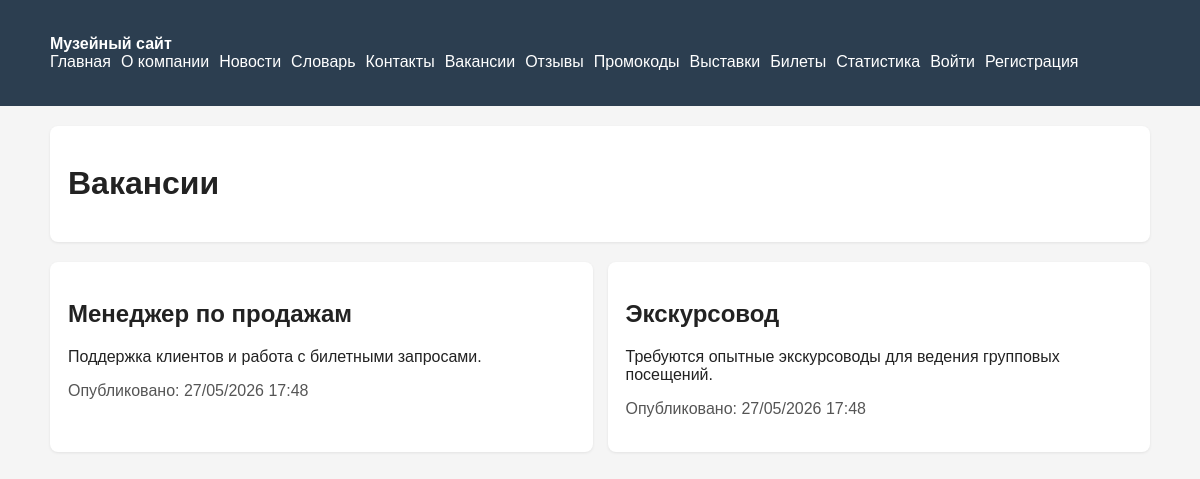
Page /vacancies/ on the committed database.
### museum/models.py (models this page shows, shortened)
class Vacancy(models.Model):
    title = models.CharField(max_length=200)
    description = models.TextField()
    published_at = models.DateTimeField(auto_now_add=True)
    is_active = models.BooleanField(default=True)

### museum/views.py (the view)
# urls.py: path("vacancies/", vacancies_view, name="vacancies"),
def vacancies_view(request):
    vacancies = Vacancy.objects.filter(is_active=True).order_by("-published_at")
    return render(request, "museum/vacancies.html", {"vacancies": vacancies})

### templates/museum/vacancies.html (shortened to what this page needs)
{% extends 'base.html' %}
{% block content %}
<div class="panel">
    <h1>Вакансии</h1>
</div>
<div class="grid">
    {% for vacancy in vacancies %}
        <div class="panel">
            <h2>{{ vacancy.title }}</h2>
            <p>{{ vacancy.description }}</p>
            <p class="muted">Опубликовано: {{ vacancy.published_at|date:'d/m/Y H:i' }}</p>
        </div>
    {% empty %}
        <div class="panel"><p>Вакансий пока нет.</p></div>
    {% endfor %}
</div>
{% endblock %}

### templates/base.html (style rules this page uses)
body { font-family: Arial, sans-serif; margin: 0; background: #f5f5f5; color: #222; }
.panel { background: #fff; padding: 18px; border-radius: 8px; margin-bottom: 20px; box-shadow: 0 1px 3px rgba(0,0,0,0.08); }
.grid { display: grid; grid-template-columns: repeat(auto-fit, minmax(280px, 1fr)); gap: 15px; }
.muted { color: #555; }

### rows in the picture
Vacancy: title "Менеджер по продажам", description "Поддержка клиентов и работа с билетными запросами.", published_at "27/05/2026 17:48"
Vacancy: title "Экскурсовод", description "Требуются опытные экскурсоводы для ведения групповых посещений.", published_at "27/05/2026 17:48"
